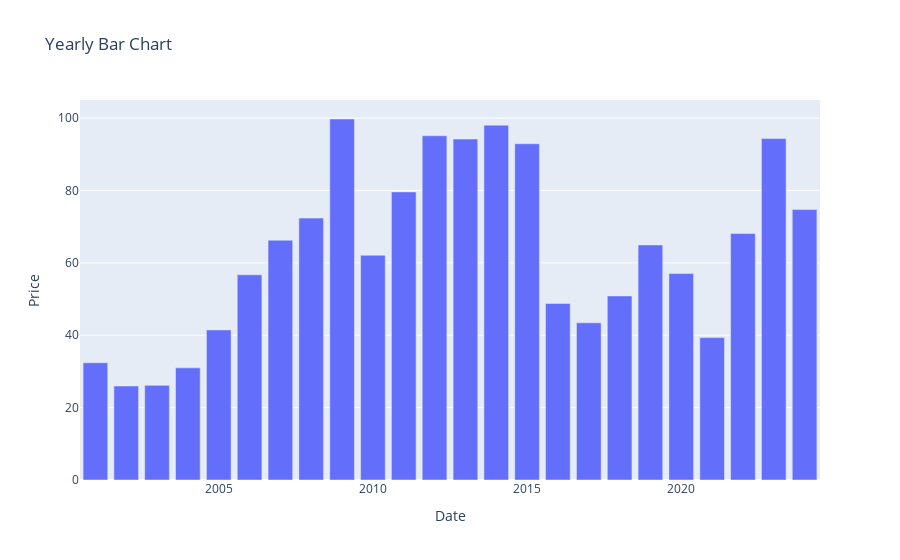

Notebook code for this chart:
### Code cell
# Convert the Date column to a datetime object
df['Date'] = pd.to_datetime(df['Date'])

# Group the data by year and calculate the mean price for each year
yearly_data = df.groupby(pd.Grouper(key='Date', freq='Y')).mean().reset_index()

# Create the interactive bar chart
fig = px.bar(yearly_data, x='Date', y='Price', title='Yearly Bar Chart')

# Show the plot
fig.show()

### Figure 1 — Plotly figure (JSON) as saved in the notebook; plotly's stock layout.template omitted (floating-point values rounded to 4 significant figures)
{"data": [{"alignmentgroup": "True", "hovertemplate": "Date=%{x}<br>Price=%{y}<extra></extra>", "legendgroup": "", "marker": {"color": "#636efa", "pattern": {"shape": ""}}, "name": "", "offsetgroup": "", "orientation": "v", "showlegend": false, "textposition": "auto", "type": "bar", "x": ["2000-12-31T00:00:00", "2001-12-31T00:00:00", "2002-12-31T00:00:00", "2003-12-31T00:00:00", "2004-12-31T00:00:00", "2005-12-31T00:00:00", "2006-12-31T00:00:00", "2007-12-31T00:00:00", "2008-12-31T00:00:00", "2009-12-31T00:00:00", "2010-12-31T00:00:00", "2011-12-31T00:00:00", "2012-12-31T00:00:00", "2013-12-31T00:00:00", "2014-12-31T00:00:00", "2015-12-31T00:00:00", "2016-12-31T00:00:00", "2017-12-31T00:00:00", "2018-12-31T00:00:00", "2019-12-31T00:00:00", "2020-12-31T00:00:00", "2021-12-31T00:00:00", "2022-12-31T00:00:00", "2023-12-31T00:00:00"], "xaxis": "x", "y": [32.39, 25.96, 26.15, 30.99, 41.47, 56.7, 66.25, 72.36, 99.75, 62.09, 79.61, 95.11, 94.21, 98.05, 92.91, 48.76, 43.44, 50.85, 64.95, 57.04, 39.34, 68.11, 94.33, 74.73], "yaxis": "y"}], "layout": {"barmode": "relative", "legend": {"tracegroupgap": 0}, "title": {"text": "Yearly Bar Chart"}, "xaxis": {"anchor": "y", "domain": [0, 1], "title": {"text": "Date"}}, "yaxis": {"anchor": "x", "domain": [0, 1], "title": {"text": "Price"}}}}
